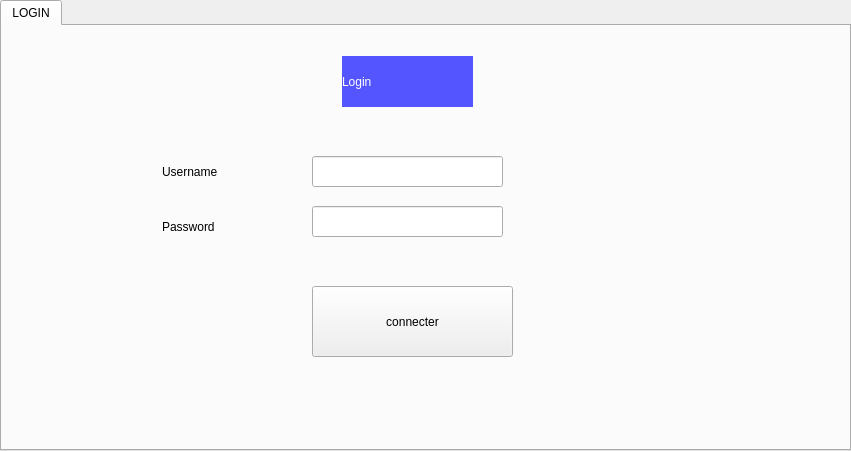
      <widget class="QTabWidget" name="login">
       <property name="geometry">
        <rect>
         <x>200</x>
         <y>20</y>
         <width>851</width>
         <height>451</height>
        </rect>
       </property>
       <property name="currentIndex">
        <number>0</number>
       </property>
       <widget class="QWidget" name="tab">
        <attribute name="title">
         <string>LOGIN</string>
        </attribute>
        <widget class="QLineEdit" name="log">
         <property name="geometry">
          <rect>
           <x>310</x>
           <y>130</y>
           <width>191</width>
           <height>31</height>
          </rect>
         </property>
        </widget>
        <widget class="QLabel" name="label_3">
         <property name="geometry">
          <rect>
           <x>160</x>
           <y>180</y>
           <width>141</width>
           <height>41</height>
          </rect>
         </property>
         <property name="text">
          <string>Password</string>
         </property>
        </widget>
        <widget class="QPushButton" name="connecter">
         <property name="geometry">
          <rect>
           <x>310</x>
           <y>260</y>
           <width>201</width>
           <height>71</height>
          </rect>
         </property>
         <property name="text">
          <string>connecter</string>
         </property>
         <property name="icon">
          <iconset>
           <normaloff>:/new/prefix1/icons/OP.jpg</normaloff>:/new/prefix1/icons/OP.jpg</iconset>
         </property>
         <property name="iconSize">
          <size>
           <width>200</width>
           <height>200</height>
          </size>
         </property>
        </widget>
        <widget class="QLabel" name="label">
         <property name="geometry">
          <rect>
           <x>160</x>
           <y>130</y>
           <width>121</width>
           <height>31</height>
          </rect>
         </property>
         <property name="text">
          <string>Username</string>
         </property>
        </widget>
        <widget class="QLineEdit" name="mdp">
         <property name="geometry">
          <rect>
           <x>310</x>
           <y>180</y>
           <width>191</width>
           <height>31</height>
          </rect>
         </property>
         <property name="echoMode">
          <enum>QLineEdit::Password</enum>
         </property>
        </widget>
        <widget class="QLabel" name="label_23">
         <property name="geometry">
          <rect>
           <x>340</x>
           <y>30</y>
           <width>131</width>
           <height>51</height>
          </rect>
         </property>
         <property name="styleSheet">
          <string notr="true">background-color: rgb(85, 85, 255);
font: 28pt &quot;Snap ITC&quot;;
color: rgb(255, 255, 255);</string>
         </property>
         <property name="text">
          <string>Login</string>
         </property>
        </widget>
       </widget>
      </widget>
